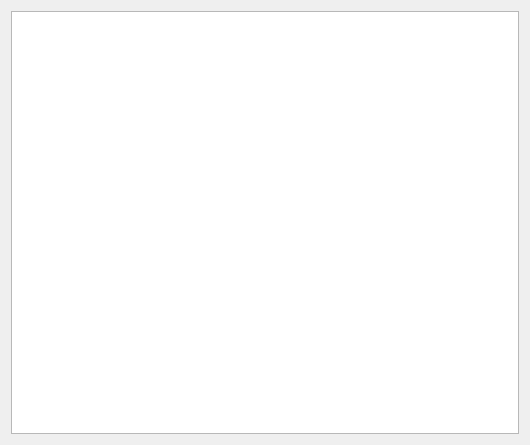
<?xml version="1.0" encoding="UTF-8"?>
<ui version="4.0">
<comment> Copyright (C) 2016 by Pedro Mendes, Virginia Tech Intellectual </comment>
<comment> Properties, Inc., University of Heidelberg, and The University </comment>
<comment> of Manchester. </comment>
<comment> All rights reserved. </comment>

 <comment> All rights reserved. </comment>
 <class>CEntityProvenanceDialog</class>
 <widget class="CopasiWidget" name="CEntityProvenanceDialog">
  <property name="geometry">
   <rect>
    <x>0</x>
    <y>0</y>
    <width>530</width>
    <height>445</height>
   </rect>
  </property>
  <property name="caption" stdset="0">
   <string>MIRIAM Annotation</string>
  </property>
  <layout class="QGridLayout" name="gridLayout">
   <item row="0" column="0">
    <widget class="CQTableView" name="mpEntityProvenanceView">
     <property name="editTriggers">
      <set>QAbstractItemView::CurrentChanged|QAbstractItemView::EditKeyPressed|QAbstractItemView::SelectedClicked</set>
     </property>
     <property name="alternatingRowColors">
      <bool>false</bool>
     </property>
     <property name="selectionMode">
      <enum>QAbstractItemView::ExtendedSelection</enum>
     </property>
     <property name="selectionBehavior">
      <enum>QAbstractItemView::SelectRows</enum>
     </property>
     <property name="horizontalScrollMode">
      <enum>QAbstractItemView::ScrollPerPixel</enum>
     </property>
     <property name="sortingEnabled">
      <bool>true</bool>
     </property>
    </widget>
   </item>
  </layout>
 </widget>
 <layoutdefault spacing="6" margin="11"/>
 <customwidgets>
  <customwidget>
   <class>CopasiWidget</class>
   <extends>QWidget</extends>
   <header>copasi/UI/copasiWidget.h</header>
   <container>1</container>
  </customwidget>
  <customwidget>
   <class>CQTableView</class>
   <extends>QTableView</extends>
   <header>copasi/UI/CQTableView.h</header>
  </customwidget>
 </customwidgets>
 <tabstops>
  <tabstop>mpEntityProvenanceView</tabstop>
 </tabstops>
 <includes>
  <include location="global">vector</include>
  <include location="local">copasi/UI/copasiWidget.h</include>
 </includes>
 <resources/>
 <connections/>
</ui>
